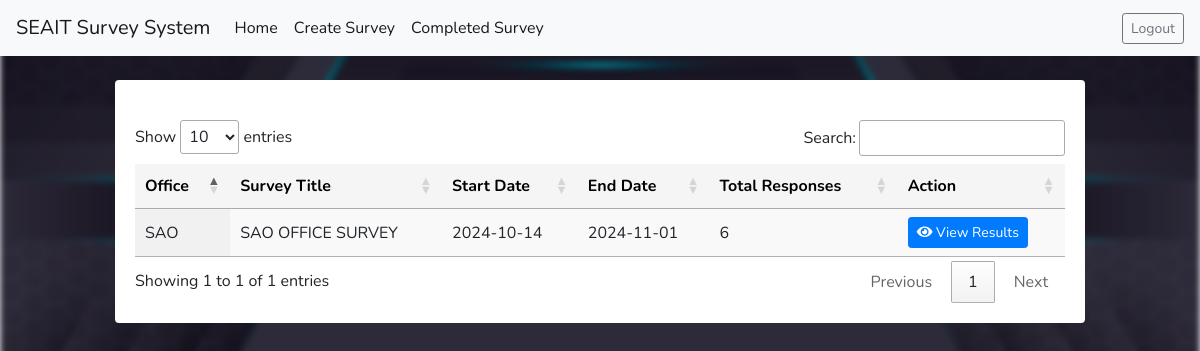
Page /admin/completed_surveys.php (signed in) on the committed database.
### tables this page shows
CREATE TABLE IF NOT EXISTS `surveys` (
  `survey_id` int NOT NULL AUTO_INCREMENT,
  `office` varchar(100) NOT NULL,
  `title` varchar(255) NOT NULL,
  `objective` text,
  `is_anonymous` tinyint(1) DEFAULT '0',
  `is_published` tinyint(1) DEFAULT '0',
  `start_date` date DEFAULT NULL,
  `end_date` date DEFAULT NULL,
  `created_by` int DEFAULT NULL,
  `created_at` timestamp NULL DEFAULT CURRENT_TIMESTAMP,
  `updated_at` timestamp NULL DEFAULT CURRENT_TIMESTAMP ON UPDATE CURRENT_TIMESTAMP,
  `is_complete` int NOT NULL,
  PRIMARY KEY (`survey_id`),
  KEY `created_by` (`created_by`)
);

### admin/completed_surveys.php (the view, shortened to what this page needs)
<?php
include 'includes/header.php';
include 'includes/navtop.php';
$query = "SELECT * FROM surveys WHERE is_complete = '1'";
$stmt = mysqli_prepare($conn, $query);
mysqli_stmt_execute($stmt);
$result = mysqli_stmt_get_result($stmt);
$response_ids = [];
?>
<link rel="stylesheet" href="https://stackpath.bootstrapcdn.com/bootstrap/4.5.2/css/bootstrap.min.css">
<link rel="stylesheet" href="https://cdnjs.cloudflare.com/ajax/libs/font-awesome/5.13.0/css/all.min.css">
<link rel="stylesheet" href="https://cdn.datatables.net/1.11.5/css/jquery.dataTables.min.css">
<link rel="stylesheet" href="../css/completed_surveys.css">
<div class="container-fluid py-4">
    <div class="row justify-content-center">
        <div class="col-md-10">
            <div class="card">
                <div class="card-body">
                    <div class="table-responsive">
                        <table id="CompletedSurveys_table" class="display">
                            <thead class="thead-dark">
                                <tr>
                                    <th>Office</th>
                                    <th>Survey Title</th>
                                    <th>Start Date</th>
                                    <th>End Date</th>
                                    <th>Total Responses</th>
                                    <th>Action</th>
                                </tr>
                            </thead>
                            <tbody>
                                <?php while ($completerow = mysqli_fetch_array($result)) { ?>
                                    <tr>
                                        <td><?php echo htmlspecialchars($completerow['office']); ?></td>
                                        <td><?php echo htmlspecialchars($completerow['title']); ?></td>
                                        <td><?php echo htmlspecialchars($completerow['start_date']); ?></td>
                                        <td><?php echo htmlspecialchars($completerow['end_date']); ?></td>
                                        <td>
                                            <?php
                                            $totalrespo = "SELECT * FROM surveyresponses WHERE survey_id = ?";
                                            $stmtrespo = $conn->prepare($totalrespo);
                                            $stmtrespo->bind_param("i", $completerow['survey_id']);
                                            $stmtrespo->execute();
                                            $totalresporesult = $stmtrespo->get_result();
                                            while ($responserow = $totalresporesult->fetch_assoc()) {
                                                $response_ids[] = $responserow['response_id'];
                                            }
                                            $totalresponses = mysqli_num_rows($totalresporesult);
                                            echo $totalresponses;
                                            ?>
                                        </td>
                                        <td>
                                            <button type="button" href="#" class="btn btn-sm btn-primary view-results-btn"
                                                onclick="openResultModal('<?php echo addslashes($completerow['survey_id']); ?>', [<?php echo implode(',', $response_ids); ?>], '<?php echo addslashes($totalresponses); ?>')"><i
                                                    class="fas fa-eye"></i>&nbsp;View
                                                Results</button>
                                        </td>
                                    </tr>
                                    <?php
                                    $response_ids = [];
                                    ?>
                                <?php } ?>
                            </tbody>
                        </table>
                    </div>
                </div>
            </div>
        </div>
    </div>
</div>
<?php include 'includes/footer.php'; ?>

### css/completed_surveys.css (style rules this page uses)
body { margin: 0; height: auto; overflow-y: auto; position: relative; font-family: "Nunito", sans-serif; }
body::before { content: ""; position: fixed; top: 0; left: 0; width: 100%; height: 100%; background-image: url("../assets/image/bgsur.jpg"); background-repeat: no-repeat; background-position: center; background-size: cover; filter: blur(3px); z-index: -1; }
.card { border: none; }
.table-responsive { margin-top: 20px; overflow-x: auto; }
.btn-primary { background-color: #007bff; border-color: #007bff; }
thead { background-color: #f5f5f5; color: black; }

### rows in the picture
surveys: office "SAO", title "SAO OFFICE SURVEY", start_date "2024-10-14", end_date "2024-11-01", totalresponses "6"
